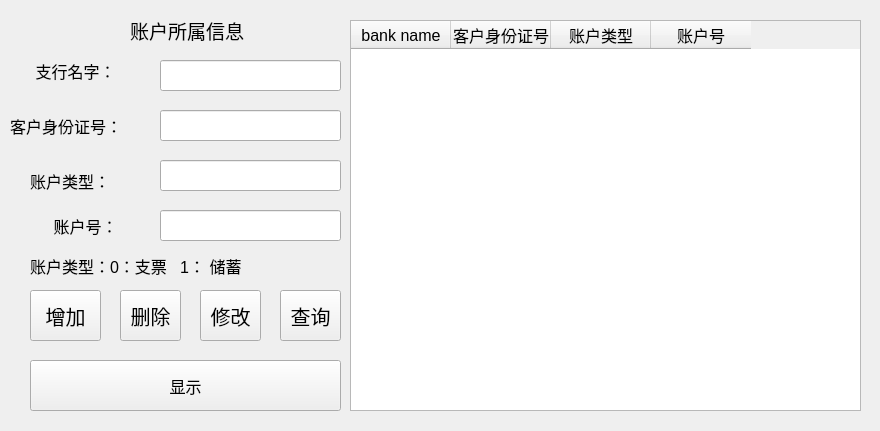
<?xml version="1.0" encoding="UTF-8"?>
<ui version="4.0">
 <class>Transact</class>
 <widget class="QWidget" name="Transact">
  <property name="geometry">
   <rect>
    <x>0</x>
    <y>0</y>
    <width>880</width>
    <height>431</height>
   </rect>
  </property>
  <property name="windowTitle">
   <string>Transact</string>
  </property>
  <widget class="QLabel" name="label_ID_card">
   <property name="geometry">
    <rect>
     <x>10</x>
     <y>110</y>
     <width>141</width>
     <height>31</height>
    </rect>
   </property>
   <property name="font">
    <font>
     <pointsize>12</pointsize>
     <weight>50</weight>
     <bold>false</bold>
    </font>
   </property>
   <property name="text">
    <string>客户身份证号：</string>
   </property>
  </widget>
  <widget class="QPushButton" name="pushButton_sw">
   <property name="geometry">
    <rect>
     <x>30</x>
     <y>360</y>
     <width>311</width>
     <height>51</height>
    </rect>
   </property>
   <property name="font">
    <font>
     <pointsize>12</pointsize>
    </font>
   </property>
   <property name="text">
    <string>显示</string>
   </property>
  </widget>
  <widget class="QPushButton" name="pushButton_del">
   <property name="geometry">
    <rect>
     <x>120</x>
     <y>290</y>
     <width>61</width>
     <height>51</height>
    </rect>
   </property>
   <property name="font">
    <font>
     <pointsize>15</pointsize>
    </font>
   </property>
   <property name="text">
    <string>删除</string>
   </property>
  </widget>
  <widget class="QLineEdit" name="lineEdit_ID_card">
   <property name="geometry">
    <rect>
     <x>160</x>
     <y>110</y>
     <width>181</width>
     <height>31</height>
    </rect>
   </property>
   <property name="font">
    <font>
     <pointsize>12</pointsize>
    </font>
   </property>
  </widget>
  <widget class="QPushButton" name="pushButton_add">
   <property name="geometry">
    <rect>
     <x>30</x>
     <y>290</y>
     <width>71</width>
     <height>51</height>
    </rect>
   </property>
   <property name="font">
    <font>
     <pointsize>15</pointsize>
    </font>
   </property>
   <property name="text">
    <string>增加</string>
   </property>
  </widget>
  <widget class="QTableWidget" name="table">
   <property name="geometry">
    <rect>
     <x>350</x>
     <y>20</y>
     <width>511</width>
     <height>391</height>
    </rect>
   </property>
   <property name="minimumSize">
    <size>
     <width>0</width>
     <height>300</height>
    </size>
   </property>
   <property name="font">
    <font>
     <pointsize>12</pointsize>
    </font>
   </property>
   <column>
    <property name="text">
     <string>bank name</string>
    </property>
   </column>
   <column>
    <property name="text">
     <string>客户身份证号</string>
    </property>
   </column>
   <column>
    <property name="text">
     <string>账户类型</string>
    </property>
   </column>
   <column>
    <property name="text">
     <string>账户号</string>
    </property>
   </column>
  </widget>
  <widget class="QLabel" name="label_BN">
   <property name="geometry">
    <rect>
     <x>-10</x>
     <y>50</y>
     <width>171</width>
     <height>41</height>
    </rect>
   </property>
   <property name="font">
    <font>
     <pointsize>12</pointsize>
    </font>
   </property>
   <property name="text">
    <string>支行名字：</string>
   </property>
   <property name="alignment">
    <set>Qt::AlignCenter</set>
   </property>
  </widget>
  <widget class="QLineEdit" name="lineEdit_BN">
   <property name="geometry">
    <rect>
     <x>160</x>
     <y>60</y>
     <width>181</width>
     <height>31</height>
    </rect>
   </property>
   <property name="font">
    <font>
     <pointsize>12</pointsize>
    </font>
   </property>
  </widget>
  <widget class="QLabel" name="label_ID">
   <property name="geometry">
    <rect>
     <x>20</x>
     <y>210</y>
     <width>131</width>
     <height>31</height>
    </rect>
   </property>
   <property name="font">
    <font>
     <pointsize>12</pointsize>
     <weight>50</weight>
     <bold>false</bold>
    </font>
   </property>
   <property name="text">
    <string>账户号：</string>
   </property>
   <property name="alignment">
    <set>Qt::AlignCenter</set>
   </property>
  </widget>
  <widget class="QPushButton" name="pushButton_che">
   <property name="geometry">
    <rect>
     <x>280</x>
     <y>290</y>
     <width>61</width>
     <height>51</height>
    </rect>
   </property>
   <property name="font">
    <font>
     <pointsize>15</pointsize>
    </font>
   </property>
   <property name="text">
    <string>查询</string>
   </property>
  </widget>
  <widget class="QLineEdit" name="lineEdit_ID">
   <property name="geometry">
    <rect>
     <x>160</x>
     <y>210</y>
     <width>181</width>
     <height>31</height>
    </rect>
   </property>
   <property name="font">
    <font>
     <pointsize>12</pointsize>
    </font>
   </property>
  </widget>
  <widget class="QLabel" name="label_2">
   <property name="geometry">
    <rect>
     <x>130</x>
     <y>10</y>
     <width>161</width>
     <height>41</height>
    </rect>
   </property>
   <property name="font">
    <font>
     <pointsize>14</pointsize>
    </font>
   </property>
   <property name="text">
    <string>账户所属信息</string>
   </property>
  </widget>
  <widget class="QPushButton" name="pushButton_upda">
   <property name="geometry">
    <rect>
     <x>200</x>
     <y>290</y>
     <width>61</width>
     <height>51</height>
    </rect>
   </property>
   <property name="font">
    <font>
     <pointsize>15</pointsize>
    </font>
   </property>
   <property name="text">
    <string>修改</string>
   </property>
  </widget>
  <widget class="QLabel" name="label_type">
   <property name="geometry">
    <rect>
     <x>30</x>
     <y>160</y>
     <width>111</width>
     <height>41</height>
    </rect>
   </property>
   <property name="font">
    <font>
     <pointsize>12</pointsize>
    </font>
   </property>
   <property name="text">
    <string>账户类型：</string>
   </property>
  </widget>
  <widget class="QLineEdit" name="lineEdit_type">
   <property name="geometry">
    <rect>
     <x>160</x>
     <y>160</y>
     <width>181</width>
     <height>31</height>
    </rect>
   </property>
   <property name="font">
    <font>
     <pointsize>12</pointsize>
    </font>
   </property>
  </widget>
  <widget class="QLabel" name="label">
   <property name="geometry">
    <rect>
     <x>30</x>
     <y>250</y>
     <width>311</width>
     <height>31</height>
    </rect>
   </property>
   <property name="font">
    <font>
     <pointsize>12</pointsize>
    </font>
   </property>
   <property name="text">
    <string>账户类型：0：支票   1： 储蓄</string>
   </property>
  </widget>
 </widget>
 <resources/>
 <connections/>
</ui>
